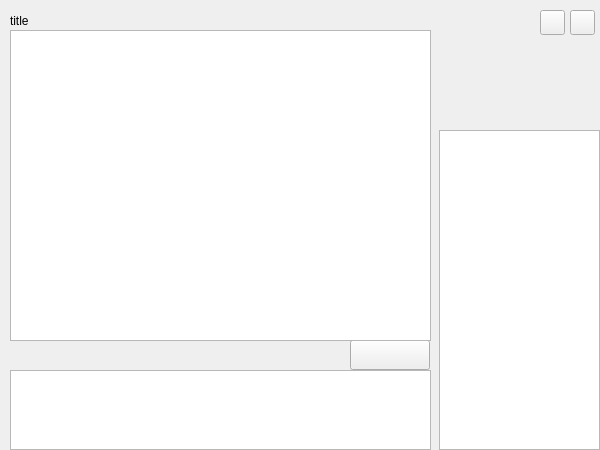
<?xml version="1.0" encoding="UTF-8"?>
<ui version="4.0">
 <class>PTalk</class>
 <widget class="QWidget" name="PTalk">
  <property name="geometry">
   <rect>
    <x>0</x>
    <y>0</y>
    <width>600</width>
    <height>450</height>
   </rect>
  </property>
  <property name="windowTitle">
   <string>Form</string>
  </property>
  <widget class="QTextEdit" name="textEditInput">
   <property name="geometry">
    <rect>
     <x>10</x>
     <y>370</y>
     <width>421</width>
     <height>80</height>
    </rect>
   </property>
   <property name="maximumSize">
    <size>
     <width>16777215</width>
     <height>80</height>
    </size>
   </property>
   <property name="palette">
    <palette>
     <active>
      <colorrole role="Text">
       <brush brushstyle="SolidPattern">
        <color alpha="255">
         <red>255</red>
         <green>0</green>
         <blue>255</blue>
        </color>
       </brush>
      </colorrole>
     </active>
     <inactive>
      <colorrole role="Text">
       <brush brushstyle="SolidPattern">
        <color alpha="255">
         <red>255</red>
         <green>0</green>
         <blue>255</blue>
        </color>
       </brush>
      </colorrole>
     </inactive>
     <disabled>
      <colorrole role="Text">
       <brush brushstyle="SolidPattern">
        <color alpha="255">
         <red>120</red>
         <green>120</green>
         <blue>120</blue>
        </color>
       </brush>
      </colorrole>
     </disabled>
    </palette>
   </property>
   <property name="font">
    <font>
     <family>Segoe UI Black</family>
     <pointsize>14</pointsize>
     <weight>10</weight>
     <italic>false</italic>
     <bold>false</bold>
    </font>
   </property>
   <property name="cursor" stdset="0">
    <cursorShape>IBeamCursor</cursorShape>
   </property>
   <property name="styleSheet">
    <string notr="true">font: 87 14pt &quot;Segoe UI Black&quot;;</string>
   </property>
   <property name="tabChangesFocus">
    <bool>false</bool>
   </property>
   <property name="acceptRichText">
    <bool>true</bool>
   </property>
  </widget>
  <widget class="QLabel" name="labelHead">
   <property name="geometry">
    <rect>
     <x>480</x>
     <y>50</y>
     <width>80</width>
     <height>80</height>
    </rect>
   </property>
   <property name="text">
    <string/>
   </property>
  </widget>
  <widget class="QPushButton" name="pushButtonSend">
   <property name="geometry">
    <rect>
     <x>350</x>
     <y>340</y>
     <width>80</width>
     <height>30</height>
    </rect>
   </property>
   <property name="minimumSize">
    <size>
     <width>80</width>
     <height>30</height>
    </size>
   </property>
   <property name="text">
    <string/>
   </property>
  </widget>
  <widget class="QTextBrowser" name="textBrowser">
   <property name="geometry">
    <rect>
     <x>10</x>
     <y>30</y>
     <width>421</width>
     <height>311</height>
    </rect>
   </property>
   <property name="palette">
    <palette>
     <active>
      <colorrole role="Text">
       <brush brushstyle="SolidPattern">
        <color alpha="255">
         <red>255</red>
         <green>170</green>
         <blue>127</blue>
        </color>
       </brush>
      </colorrole>
     </active>
     <inactive>
      <colorrole role="Text">
       <brush brushstyle="SolidPattern">
        <color alpha="255">
         <red>255</red>
         <green>170</green>
         <blue>127</blue>
        </color>
       </brush>
      </colorrole>
     </inactive>
     <disabled>
      <colorrole role="Text">
       <brush brushstyle="SolidPattern">
        <color alpha="255">
         <red>120</red>
         <green>120</green>
         <blue>120</blue>
        </color>
       </brush>
      </colorrole>
     </disabled>
    </palette>
   </property>
   <property name="font">
    <font>
     <family>Arial</family>
     <pointsize>14</pointsize>
     <weight>75</weight>
     <italic>false</italic>
     <bold>true</bold>
    </font>
   </property>
   <property name="cursor" stdset="0">
    <cursorShape>OpenHandCursor</cursorShape>
   </property>
   <property name="styleSheet">
    <string notr="true"/>
   </property>
  </widget>
  <widget class="QTextBrowser" name="textBrowserInfo">
   <property name="geometry">
    <rect>
     <x>439</x>
     <y>130</y>
     <width>161</width>
     <height>320</height>
    </rect>
   </property>
   <property name="palette">
    <palette>
     <active>
      <colorrole role="Text">
       <brush brushstyle="SolidPattern">
        <color alpha="255">
         <red>255</red>
         <green>85</green>
         <blue>0</blue>
        </color>
       </brush>
      </colorrole>
     </active>
     <inactive>
      <colorrole role="Text">
       <brush brushstyle="SolidPattern">
        <color alpha="255">
         <red>255</red>
         <green>85</green>
         <blue>0</blue>
        </color>
       </brush>
      </colorrole>
     </inactive>
     <disabled>
      <colorrole role="Text">
       <brush brushstyle="SolidPattern">
        <color alpha="255">
         <red>120</red>
         <green>120</green>
         <blue>120</blue>
        </color>
       </brush>
      </colorrole>
     </disabled>
    </palette>
   </property>
   <property name="font">
    <font>
     <family>Arial</family>
     <pointsize>10</pointsize>
     <weight>75</weight>
     <bold>true</bold>
    </font>
   </property>
  </widget>
  <widget class="QPushButton" name="pushButtonCloseWindow">
   <property name="geometry">
    <rect>
     <x>570</x>
     <y>10</y>
     <width>25</width>
     <height>25</height>
    </rect>
   </property>
   <property name="text">
    <string/>
   </property>
  </widget>
  <widget class="QPushButton" name="pushButtonMinWindow">
   <property name="geometry">
    <rect>
     <x>540</x>
     <y>10</y>
     <width>25</width>
     <height>25</height>
    </rect>
   </property>
   <property name="text">
    <string/>
   </property>
  </widget>
  <widget class="QLabel" name="labelTitle">
   <property name="geometry">
    <rect>
     <x>10</x>
     <y>10</y>
     <width>171</width>
     <height>21</height>
    </rect>
   </property>
   <property name="text">
    <string>title</string>
   </property>
  </widget>
 </widget>
 <resources/>
 <connections/>
</ui>
